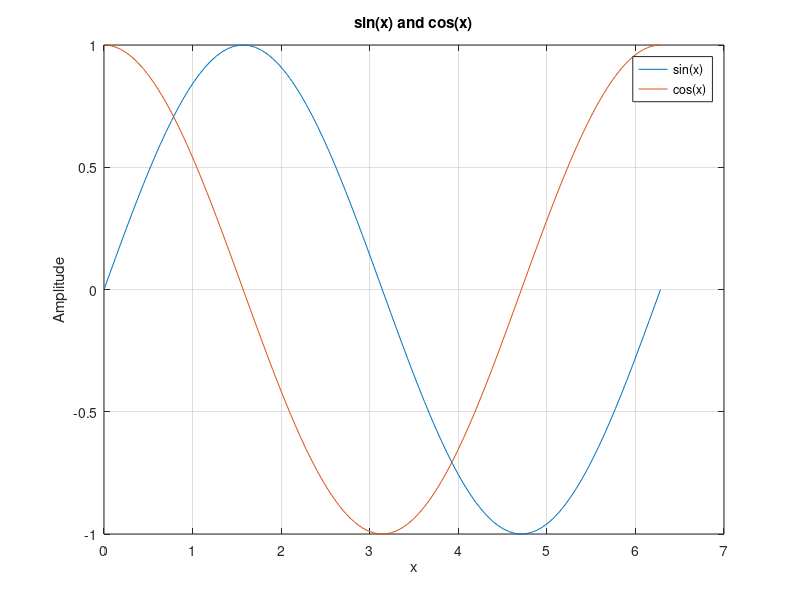

Reproduce this figure in MATLAB.
% Plot both sine and cosine functions

x = linspace(0, 2*pi, 100);

plot(x, sin(x), x, cos(x));

xlabel('x');
ylabel('Amplitude');
title('sin(x) and cos(x)');
legend('sin(x)', 'cos(x)');
grid on;
